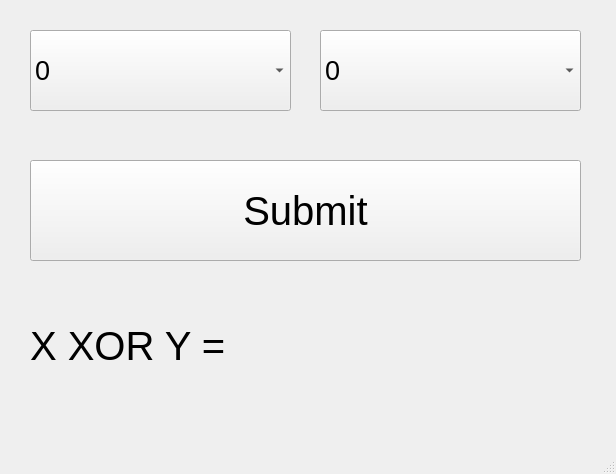
<?xml version="1.0" encoding="UTF-8"?>
<ui version="4.0">
 <class>MainWindow</class>
 <widget class="QMainWindow" name="MainWindow">
  <property name="geometry">
   <rect>
    <x>0</x>
    <y>0</y>
    <width>616</width>
    <height>474</height>
   </rect>
  </property>
  <property name="windowTitle">
   <string>MainWindow</string>
  </property>
  <widget class="QWidget" name="centralwidget">
   <widget class="QComboBox" name="comboX">
    <property name="geometry">
     <rect>
      <x>30</x>
      <y>30</y>
      <width>261</width>
      <height>81</height>
     </rect>
    </property>
    <property name="font">
     <font>
      <pointsize>20</pointsize>
     </font>
    </property>
    <item>
     <property name="text">
      <string>0</string>
     </property>
    </item>
    <item>
     <property name="text">
      <string>1</string>
     </property>
    </item>
   </widget>
   <widget class="QComboBox" name="comboY">
    <property name="geometry">
     <rect>
      <x>320</x>
      <y>30</y>
      <width>261</width>
      <height>81</height>
     </rect>
    </property>
    <property name="font">
     <font>
      <pointsize>20</pointsize>
     </font>
    </property>
    <item>
     <property name="text">
      <string>0</string>
     </property>
    </item>
    <item>
     <property name="text">
      <string>1</string>
     </property>
    </item>
   </widget>
   <widget class="QPushButton" name="pushButton">
    <property name="geometry">
     <rect>
      <x>30</x>
      <y>160</y>
      <width>551</width>
      <height>101</height>
     </rect>
    </property>
    <property name="font">
     <font>
      <pointsize>30</pointsize>
     </font>
    </property>
    <property name="text">
     <string>Submit</string>
    </property>
   </widget>
   <widget class="QLabel" name="label">
    <property name="geometry">
     <rect>
      <x>30</x>
      <y>280</y>
      <width>551</width>
      <height>131</height>
     </rect>
    </property>
    <property name="font">
     <font>
      <pointsize>30</pointsize>
     </font>
    </property>
    <property name="text">
     <string>X XOR Y = </string>
    </property>
   </widget>
  </widget>
  <widget class="QMenuBar" name="menubar">
   <property name="geometry">
    <rect>
     <x>0</x>
     <y>0</y>
     <width>616</width>
     <height>31</height>
    </rect>
   </property>
  </widget>
  <widget class="QStatusBar" name="statusbar"/>
 </widget>
 <resources/>
 <connections/>
</ui>
